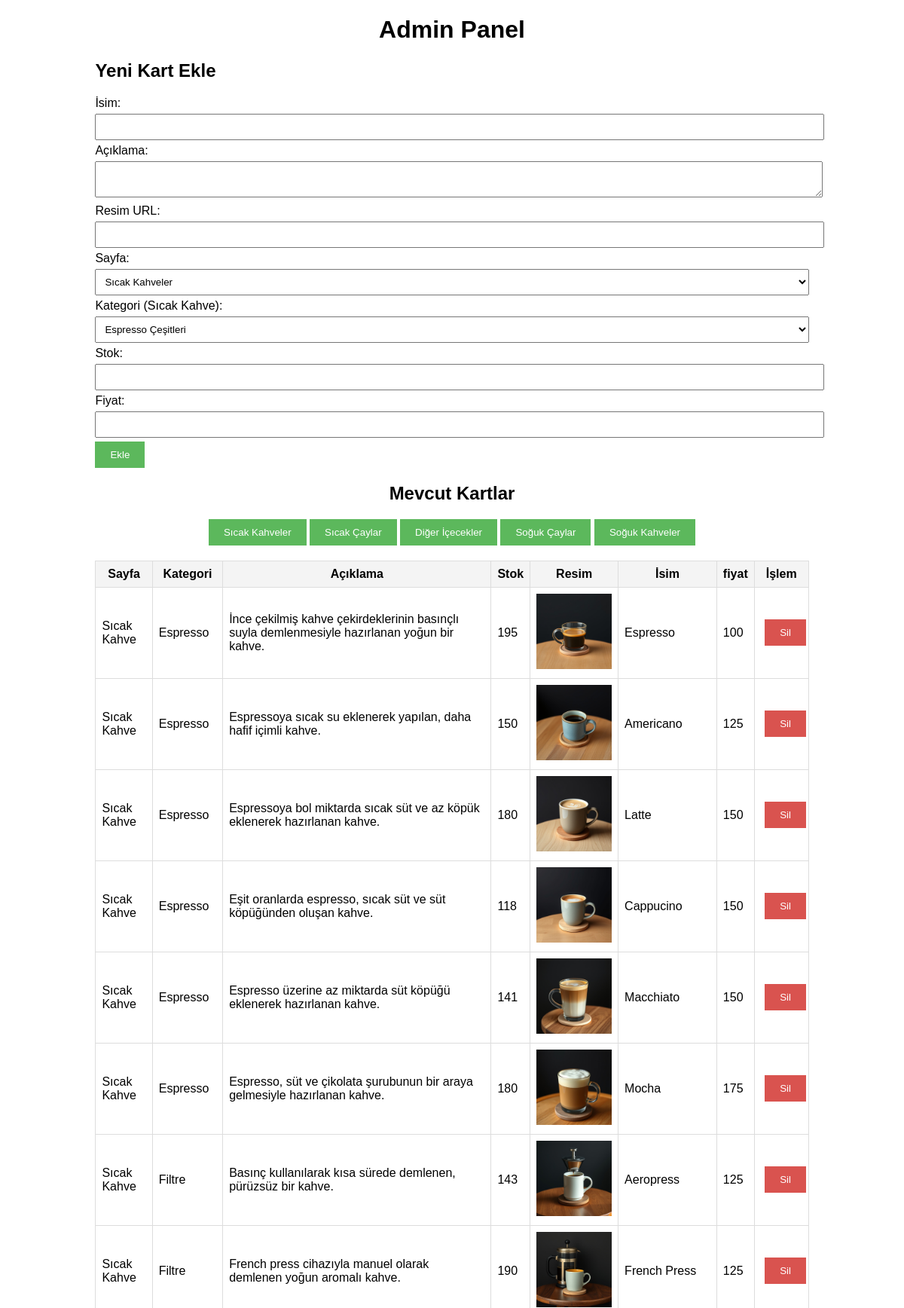
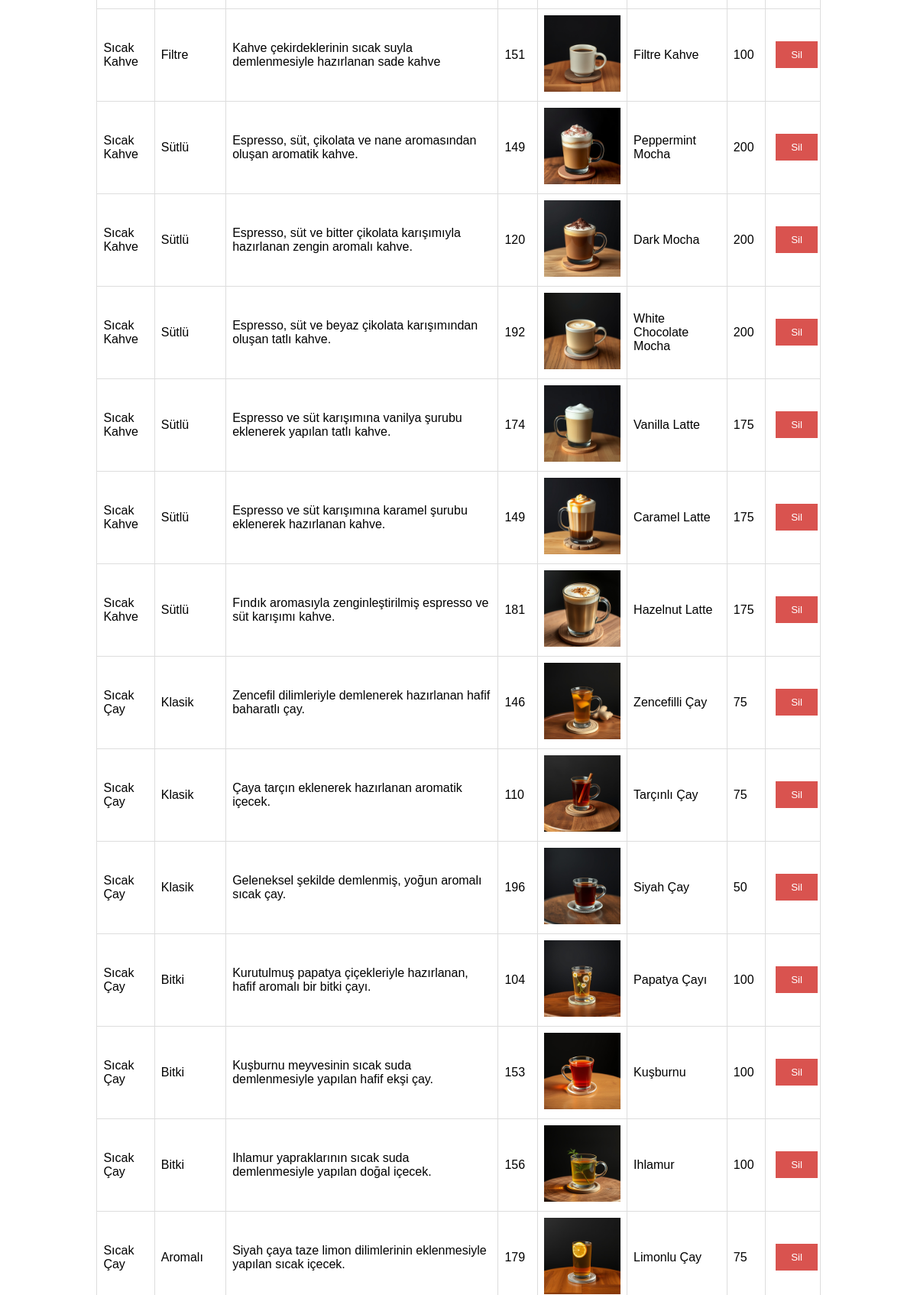
/Kahve3.8/AddCoffe.php (signed in, upper part), run on the app's committed database (2 pictures, top to bottom).
### tables this page shows
CREATE TABLE IF NOT EXISTS `coffee_cards` (
  `id` int NOT NULL AUTO_INCREMENT,
  `description` text NOT NULL,
  `image_url` varchar(255) NOT NULL,
  `category` varchar(50) NOT NULL,
  `name` varchar(255) NOT NULL,
  `page` varchar(255) NOT NULL,
  `fiyat` float NOT NULL,
  `stok` int NOT NULL,
  PRIMARY KEY (`id`)
);

### Kahve3.8/AddCoffe.php (the view, shortened to what this page needs)
<?php
$pdo = new PDO('mysql:host=localhost;dbname=kahhve', 'root', '');
$cards = $pdo->query("SELECT * FROM coffee_cards")->fetchAll(PDO::FETCH_ASSOC);
$user = $_SESSION['user'];
$role = $user['role'];
?>
<!DOCTYPE html>
<html lang="en">
<head>
</head>
<body>
<?php if ($role === 'admin'): ?>
    <h1 style="text-align:center;">Admin Panel</h1>
    <form action="process.php" method="POST">
        <h2>Yeni Kart Ekle</h2>
        <label>İsim:</label>
        <input type="text" name="name" required>
        <label>Açıklama:</label>
        <textarea name="description" required></textarea>
        <label>Resim URL:</label>
        <input type="text" name="image_url" required>
        <label>Sayfa:</label>
    <select name="page" id="pageSelect" required>
        <option value="Sıcak Kahve">Sıcak Kahveler</option>
    </select>
    <div id="SıcakKahveOptions" class="optionsDiv">
        <label>Kategori (Sıcak Kahve):</label>
        <select name="category">
            <option value="Espresso">Espresso Çeşitleri</option>
        </select>
    </div>
        <label>Stok:</label>
        <input type="text" name="stok" required>
        <label>Fiyat:</label>
        <input type="text" name="fiyat" required>
        <button type="submit">Ekle</button>
    </form>
<h2 style="text-align:center;">Mevcut Kartlar</h2>
<div style="text-align:center; margin-top:20px;">
    <button class="filterButton" data-page="Sıcak Kahve">Sıcak Kahveler</button>
    <button class="filterButton" data-page="Sıcak Çay">Sıcak Çaylar</button>
    <button class="filterButton" data-page="Diğer">Diğer İçecekler</button>
    <button class="filterButton" data-page="Soğuk Çay">Soğuk Çaylar</button>
    <button class="filterButton" data-page="Soğuk Kahve">Soğuk Kahveler</button>
</div>
<table id="cardTable">
    <thead>
        <tr>
            <th>Sayfa</th>
            <th>Kategori</th>
            <th>Açıklama</th>
            <th>Stok</th>
            <th>Resim</th>
            <th>İsim</th>
            <th>fiyat</th>
            <th>İşlem</th>
        </tr>
    </thead>
    <tbody>
        <?php foreach ($cards as $card): ?>
        <tr data-page="<?= htmlspecialchars($card['page']) ?>" data-category="<?= htmlspecialchars($card['category']) ?>">
            <td><?= htmlspecialchars($card['page']) ?></td>
            <td><?= htmlspecialchars($card['category']) ?></td>
            <td><?= htmlspecialchars($card['description']) ?></td>
            <td><?= htmlspecialchars($card['stok']) ?></td>
            <td><img src="<?= htmlspecialchars($card['image_url']) ?>" alt="Resim" style="width:100px;"></td>
            <td><?= htmlspecialchars($card['name']) ?></td>
            <td><?= htmlspecialchars($card['fiyat']) ?></td>
            <td>
                <form action="process.php" method="POST">
                    <button class="delete" type="submit">Sil</button>
                </form>
            </td>
        </tr>
        <?php endforeach; ?>
    </tbody>
</table>
<?php else: ?>
<h2>Yetkisiz Erişim</h2>
        <p>Bu sayfayı görüntüleme yetkiniz yok.</p>
    <?php endif; ?>
</body>
</html>

### Kahve3.8/AddCoffe.php (style rules this page uses)
body { font-family: Arial, sans-serif; }
form, table { margin: 20px auto; width: 80%; }
table { border-collapse: collapse; }
th, td { border: 1px solid #ddd; padding: 8px; }
th { background-color: #f4f4f4; }
input, textarea, select { width: 100%; padding: 8px; margin: 5px 0; }
button { padding: 10px 20px; background-color: #5cb85c; color: white; border: none; cursor: pointer; }
button.delete { background-color: #d9534f; }

### data on the page
coffee_cards: page "Sıcak Kahve", category "Espresso", description "İnce çekilmiş kahve çekirdeklerinin basınçlı suyla demlenmesiyle hazırlanan yoğun bir kahve.", stok "195", image_url (picture), name "Espresso", fiyat "100"
coffee_cards: page "Sıcak Kahve", category "Espresso", description "Espressoya sıcak su eklenerek yapılan, daha hafif içimli kahve.", stok "150", image_url (picture), name "Americano", fiyat "125"
coffee_cards: page "Sıcak Kahve", category "Espresso", description "Espressoya bol miktarda sıcak süt ve az köpük eklenerek hazırlanan kahve.", stok "180", image_url (picture), name "Latte", fiyat "150"
coffee_cards: page "Sıcak Kahve", category "Espresso", description "Eşit oranlarda espresso, sıcak süt ve süt köpüğünden oluşan kahve.", stok "118", image_url (picture), name "Cappucino", fiyat "150"
coffee_cards: page "Sıcak Kahve", category "Espresso", description "Espresso üzerine az miktarda süt köpüğü eklenerek hazırlanan kahve.", stok "141", image_url (picture), name "Macchiato", fiyat "150"
coffee_cards: page "Sıcak Kahve", category "Espresso", description "Espresso, süt ve çikolata şurubunun bir araya gelmesiyle hazırlanan kahve.", stok "180", image_url (picture), name "Mocha", fiyat "175"
coffee_cards: page "Sıcak Kahve", category "Filtre", description "Basınç kullanılarak kısa sürede demlenen, pürüzsüz bir kahve.", stok "143", image_url (picture), name "Aeropress", fiyat "125"
coffee_cards: page "Sıcak Kahve", category "Filtre", description "French press cihazıyla manuel olarak demlenen yoğun aromalı kahve.", stok "190", image_url (picture), name "French Press", fiyat "125"
coffee_cards: page "Sıcak Kahve", category "Filtre", description "Kahve çekirdeklerinin sıcak suyla demlenmesiyle hazırlanan sade kahve", stok "151", image_url (picture), name "Filtre Kahve", fiyat "100"
coffee_cards: page "Sıcak Kahve", category "Sütlü", description "Espresso, süt, çikolata ve nane aromasından oluşan aromatik kahve.", stok "149", image_url (picture), name "Peppermint Mocha", fiyat "200"
coffee_cards: page "Sıcak Kahve", category "Sütlü", description "Espresso, süt ve bitter çikolata karışımıyla hazırlanan zengin aromalı kahve.", stok "120", image_url (picture), name "Dark Mocha", fiyat "200"
coffee_cards: page "Sıcak Kahve", category "Sütlü", description "Espresso, süt ve beyaz çikolata karışımından oluşan tatlı kahve.", stok "192", image_url (picture), name "White Chocolate Mocha", fiyat "200"
coffee_cards: page "Sıcak Kahve", category "Sütlü", description "Espresso ve süt karışımına vanilya şurubu eklenerek yapılan tatlı kahve.", stok "174", image_url (picture), name "Vanilla Latte", fiyat "175"
coffee_cards: page "Sıcak Kahve", category "Sütlü", description "Espresso ve süt karışımına karamel şurubu eklenerek hazırlanan kahve.", stok "149", image_url (picture), name "Caramel Latte", fiyat "175"
coffee_cards: page "Sıcak Kahve", category "Sütlü", description "Fındık aromasıyla zenginleştirilmiş espresso ve süt karışımı kahve.", stok "181", image_url (picture), name "Hazelnut Latte", fiyat "175"
coffee_cards: page "Sıcak Çay", category "Klasik", description "Zencefil dilimleriyle demlenerek hazırlanan hafif baharatlı çay.", stok "146", image_url (picture), name "Zencefilli Çay", fiyat "75"
coffee_cards: page "Sıcak Çay", category "Klasik", description "Çaya tarçın eklenerek hazırlanan aromatik içecek.", stok "110", image_url (picture), name "Tarçınlı Çay", fiyat "75"
coffee_cards: page "Sıcak Çay", category "Klasik", description "Geleneksel şekilde demlenmiş, yoğun aromalı sıcak çay.", stok "196", image_url (picture), name "Siyah Çay", fiyat "50"
coffee_cards: page "Sıcak Çay", category "Bitki", description "Kurutulmuş papatya çiçekleriyle hazırlanan, hafif aromalı bir bitki çayı.", stok "104", image_url (picture), name "Papatya Çayı", fiyat "100"
coffee_cards: page "Sıcak Çay", category "Bitki", description "Kuşburnu meyvesinin sıcak suda demlenmesiyle yapılan hafif ekşi çay.", stok "153", image_url (picture), name "Kuşburnu", fiyat "100"
coffee_cards: page "Sıcak Çay", category "Bitki", description "Ihlamur yapraklarının sıcak suda demlenmesiyle yapılan doğal içecek.", stok "156", image_url (picture), name "Ihlamur", fiyat "100"
coffee_cards: page "Sıcak Çay", category "Aromalı", description "Siyah çaya taze limon dilimlerinin eklenmesiyle yapılan sıcak içecek.", stok "179", image_url (picture), name "Limonlu Çay", fiyat "75"
